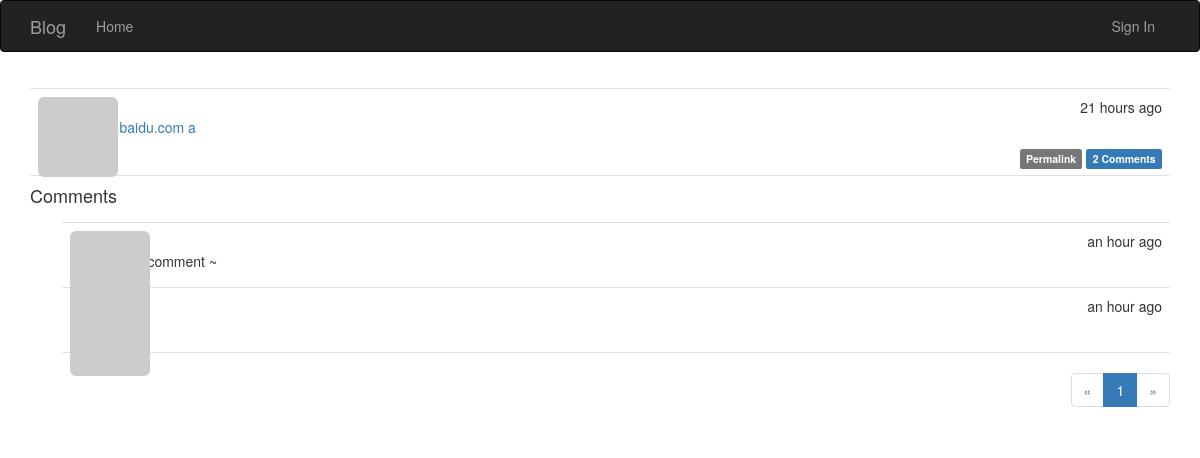
The page /post/108 on the database as committed earlier.
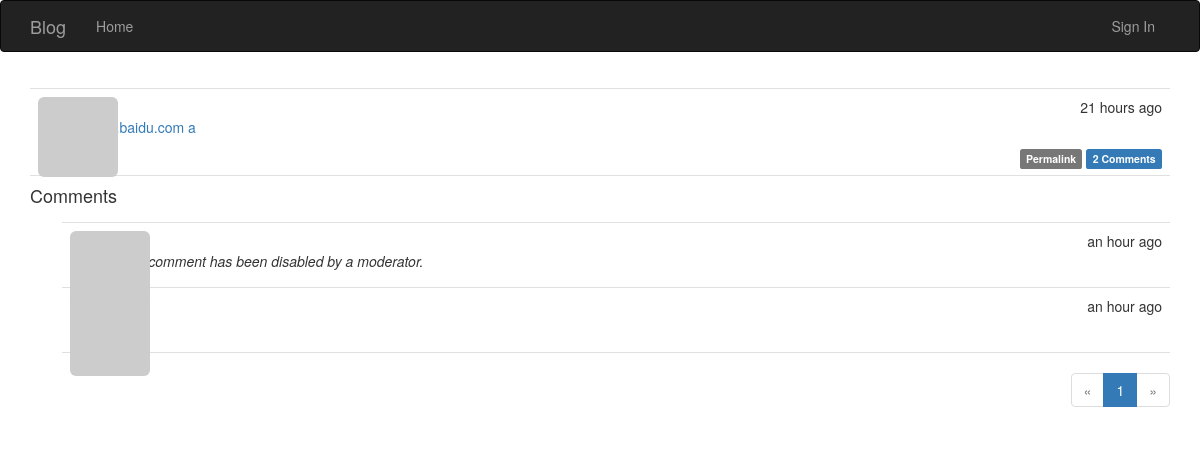
The same page on the database as committed later.
### app/models.py (models this page shows, shortened)
class Comment(db.Model):
	__tablename__='comments'
	id = db.Column(db.Integer, primary_key=True)
	body = db.Column(db.Text)
	body_html = db.Column(db.Text)
	timestamp = db.Column(db.DateTime, index=True, default=datetime.utcnow)
	disabled = db.Column(db.Boolean)
	author_id = db.Column(db.Integer, db.ForeignKey('users.id'))
	post_id = db.Column(db.Integer, db.ForeignKey('posts.id'))

### app/main/views.py (the view)
@main.route('/post/<int:id>',methods=['GET','POST'])
def post(id):
	post = Post.query.get_or_404(id)
	form = CommentForm()
	if form.validate_on_submit():
		comment=Comment(body=form.body.data,post=post,author=current_user._get_current_object())
		db.session.add(comment)
		flash('Your comment has been published.')
		return redirect(url_for('.post',id=post.id,page =-1))
	page = request.args.get('page', 1, type=int)
	if page == -1:
		page =(post.comments.count())// current_app.config['COMMENTS_PER_PAGE']+1 #地板除+1表示页码
	pagination = post.comments.order_by(Comment.timestamp.asc()).paginate(page, per_page=current_app.config['COMMENTS_PER_PAGE'])
	comments=pagination.items
	return render_template('post.html',posts=[post],form=form,comments=comments,pagination=pagination)

### app/auth/views.py (called while the page is built)
@auth.before_app_request #在全局的所有request之前，判断如果1.用户登录2.且未确认3.且请求的端点不在auth蓝本中,则强制跳转到unconfirm界面
def before_request():
	if current_user.is_authenticated:
		current_user.ping()
		if not current_user.confirmed \
			and request.endpoint \
			and request.endpoint[:5]!= 'auth.'\
			and request.endpoint != 'static':
			return redirect(url_for('auth.unconfirmed'))

### app/main/__init__.py (called while the page is built)
@main.app_context_processor #Permission类加入全局上下文卡，在所有模板中都可以全局访问
def inject_perssions():
	return dict(Permission=Permission)

### app/models.py (called while the page is built)
	def gravatar(self,size=100,default='identicon', rating='g'):
		if request.is_secure:
			url = 'https://secure.gravatar.com/avatar'
		else:
			url = 'http://gravatar.com/avatar'
		hash = hashlib.md5(self.email.encode('utf-8')).hexdigest()
		return '{url}/{hash}?s={size}&d={default}&r={rating}'.format(
			url=url,hash=hash,size=size,default=default,rating=rating)

	def can(self,permissions):
		return False

	def is_administrator(self):
		return False

### app/templates/post.html (shortened to what this page needs)
{% extends "base.html" %}
{% import "_macros.html" as macros %}
{% import "bootstrap/wtf.html" as wtf %}
{% block page_content %}
{% include '_posts.html' %}
<h4 id="comments">Comments</h4>
{% include '_comments.html' %}
{% if pagination %}
<div class="pagination">
    {{ macros.pagination_widget(pagination, '.post', fragment='#comments', id=posts[0].id) }}
</div>
{% endif %}
{% endblock %}

### app/templates/_comments.html (shortened to what this page needs)
<ul class="comments">
    {% for comment in comments %}
    <li class="comment">
        <div class="comment-thumbnail">
            <a href="{{ url_for('.user', username=comment.author.username) }}">
                <img class="img-rounded profile-thumbnail" src="{{ comment.author.gravatar(size=40) }}">
            </a>
        </div>
        <div class="comment-content">
            <div class="comment-date">{{ moment(comment.timestamp).fromNow() }}</div>
            <div class="comment-author"><a href="{{ url_for('.user', username=comment.author.username) }}">{{ comment.author.username }}</a></div>
            <div class="comment-body">
                {% if comment.disabled %}
                <p><i>This comment has been disabled by a moderator.</i></p>
                {% endif %}
                {% if moderate or not comment.disabled %}
                    {% if comment.body_html %}
                        {{ comment.body_html | safe }}
                    {% else %}
                        {{ comment.body }}
                    {% endif %}
                {% endif %}
            </div>
        </div>
    </li>
    {% endfor %}
</ul>

Rows that differ between the two databases and show on the page:
changed Comment (number 1 of 2 on the later page): body_html "new comment ~" → (not shown); now shows "This comment has been disabled by a moderator."
